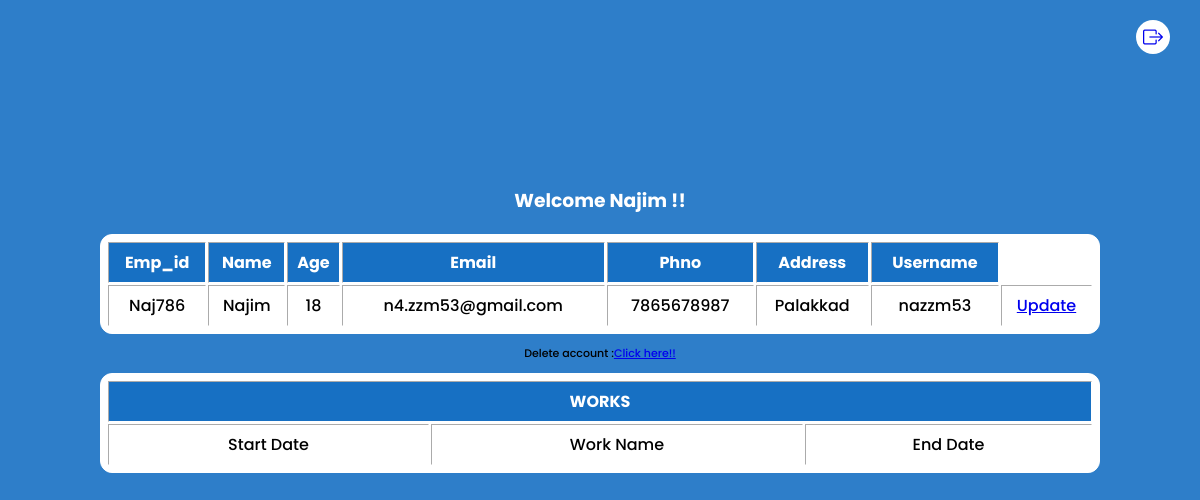
Page /employeeselfview (signed in) on the earlier database version.
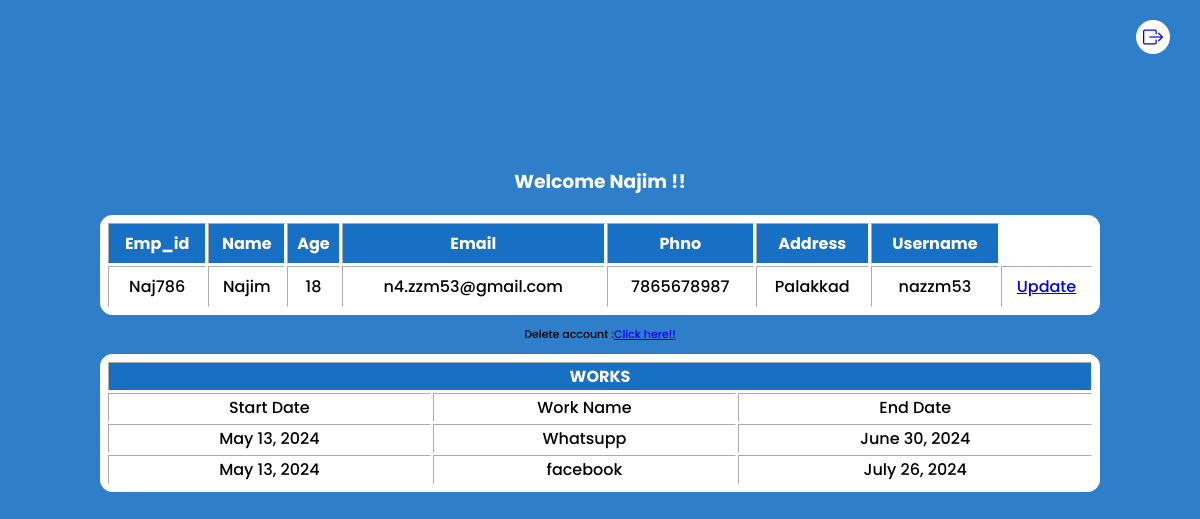
Same page on the later database version.
### app/models.py (models this page shows, shortened)
class assigned_work(models.Model):
    wrk=models.ForeignKey(work,on_delete=models.CASCADE)
    emp=models.ForeignKey(employee,on_delete=models.CASCADE)

class work(models.Model):
    name=models.TextField()
    end_date=models.DateField()
    start_date=models.DateField()

### app/views.py (the view)
# urls.py: path('employeeselfview',views.employeeselfview),
def employeeselfview(request):
    if 'user' in request.session:
        data=employee.objects.get(username=request.session['user'])
        data1=assigned_work.objects.filter(emp=data)
        return render(request,'employee_template/employee_self_view.html',{'data':data,'data1':data1})
    else:
        return redirect(login)

### templates/employee_template/employee_self_view.html (shortened to what this page needs)
<!DOCTYPE html>
<html lang="en">
<head>
    {% load static %}
    <link rel="stylesheet" href="{% static 'employee_css/css/sample_copy.css' %}">
    <link rel="stylesheet" href="https://cdn.jsdelivr.net/npm/bootstrap-icons@1.11.3/font/bootstrap-icons.min.css">
</head>
<body>
   <div class="esv_main">
    <div class="logout">
        <a href="../logout"><i class="bi bi-box-arrow-right"></i></a>
    </div>
    <div class="esv_container">
        <h3>Welcome {{data.name}} !!</h3>
        <table border="1">
            <tr>
                <th>Emp_id</th>
                <th>Name</th>
                <th>Age</th>
                <th>Email</th>
                <th>Phno</th>
                <th>Address</th>
                <th>Username</th>
            </tr>
            <tr>
                <td>{{ data.emp_id }}</td>
                <td>{{ data.name }}</td>
                <td>{{ data.age }}</td>
                <td>{{ data.email }}</td>
                <td>{{ data.phno }}</td>
                <td>{{ data.address }}</td>
                <td>{{ data.username }}</td>
                <td>
                    <a href="../update_emp">Update</a>
                </td>
            </tr>
        </table>
        <p>Delete account :<a href="../delete">Click here!!</a></p>
        <table border="1">
            <tr>
                <th colspan="3">WORKS</th>
            </tr>
            <tr>
                <td>Start Date</td>
                <td>Work Name</td>
                <td>End Date</td>
            </tr>
            {% for i in data1 %}
                <tr>
                    <td>{{i.wrk.start_date}}</td>
                    <td>{{i.wrk.name}}</td>
                    <td>{{i.wrk.end_date}}</td>
                </tr>
            {% endfor %}
        </table>
    </div>
   </div>
</body>
</html>

Differences in the rows shown:
added assigned_work: wrk.start_date "May 13, 2024", wrk.name "Whatsupp", wrk.end_date "June 30, 2024"
added assigned_work: wrk.start_date "May 13, 2024", wrk.name "facebook", wrk.end_date "July 26, 2024"
